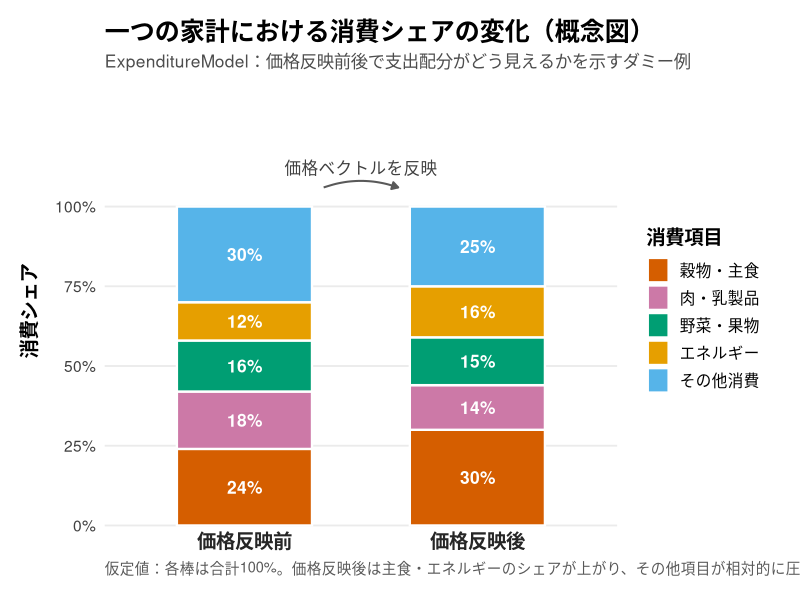

R code for this plot:
suppressPackageStartupMessages({
  library(dplyr)
  library(ggplot2)
  library(scales)
})

output_dir <- "output/260625_concept"
dir.create(output_dir, recursive = TRUE, showWarnings = FALSE)

share_df <- tibble::tribble(
  ~state, ~item, ~share,
  "価格反映前", "穀物・主食", 0.24,
  "価格反映前", "肉・乳製品", 0.18,
  "価格反映前", "野菜・果物", 0.16,
  "価格反映前", "エネルギー", 0.12,
  "価格反映前", "その他消費", 0.30,
  "価格反映後", "穀物・主食", 0.30,
  "価格反映後", "肉・乳製品", 0.14,
  "価格反映後", "野菜・果物", 0.15,
  "価格反映後", "エネルギー", 0.16,
  "価格反映後", "その他消費", 0.25
)

state_levels <- c("価格反映前", "価格反映後")
item_levels <- c("その他消費", "エネルギー", "野菜・果物", "肉・乳製品", "穀物・主食")

plot_df <- share_df %>%
  mutate(
    state = factor(.data$state, levels = state_levels),
    item = factor(.data$item, levels = item_levels)
  ) %>%
  mutate(label = percent(.data$share, accuracy = 1))

label_df <- plot_df %>%
  filter(.data$share >= 0.08)

fill_values <- c(
  "穀物・主食" = "#D55E00",
  "肉・乳製品" = "#CC79A7",
  "野菜・果物" = "#009E73",
  "エネルギー" = "#E69F00",
  "その他消費" = "#56B4E9"
)

font_family <- if (.Platform$OS.type == "windows") "Yu Gothic" else ""

p <- ggplot(plot_df, aes(x = .data$state, y = .data$share, fill = .data$item)) +
  geom_col(width = 0.58, color = "white", linewidth = 0.8) +
  geom_text(
    data = label_df,
    aes(label = .data$label),
    position = position_stack(vjust = 0.5),
    color = "white",
    fontface = "bold",
    size = 4.4,
    show.legend = FALSE,
    family = font_family
  ) +
  annotate(
    "curve",
    x = 1.34,
    xend = 1.66,
    y = 1.06,
    yend = 1.06,
    curvature = -0.18,
    arrow = arrow(length = unit(0.18, "cm"), type = "closed"),
    linewidth = 0.7,
    color = "grey35"
  ) +
  annotate(
    "text",
    x = 1.5,
    y = 1.12,
    label = "価格ベクトルを反映",
    size = 4.2,
    color = "grey25",
    family = font_family
  ) +
  scale_fill_manual(values = fill_values, breaks = rev(item_levels), drop = FALSE) +
  scale_y_continuous(
    labels = percent_format(accuracy = 1),
    breaks = seq(0, 1, by = 0.25),
    expand = expansion(mult = c(0, 0.16))
  ) +
  coord_cartesian(ylim = c(0, 1.16), clip = "off") +
  labs(
    title = "一つの家計における消費シェアの変化（概念図）",
    subtitle = "ExpenditureModel：価格反映前後で支出配分がどう見えるかを示すダミー例",
    x = NULL,
    y = "消費シェア",
    fill = "消費項目",
    caption = "仮定値：各棒は合計100%。価格反映後は主食・エネルギーのシェアが上がり、その他項目が相対的に圧縮される例。"
  ) +
  theme_minimal(base_size = 14, base_family = font_family) +
  theme(
    plot.title = element_text(face = "bold", size = 18, margin = margin(b = 6)),
    plot.subtitle = element_text(size = 12.5, color = "grey30", margin = margin(b = 18)),
    plot.caption = element_text(size = 10.5, color = "grey35", hjust = 0),
    axis.text.x = element_text(face = "bold", size = 14, color = "grey15"),
    axis.text.y = element_text(color = "grey25"),
    axis.title.y = element_text(face = "bold", margin = margin(r = 10)),
    panel.grid.major.x = element_blank(),
    panel.grid.minor = element_blank(),
    legend.position = "right",
    legend.title = element_text(face = "bold"),
    legend.key.height = unit(0.7, "cm"),
    plot.margin = margin(16, 22, 16, 16)
  )

out_png <- file.path(output_dir, "expenditure_share_before_after_concept.png")
ggsave(out_png, p, width = 9.6, height = 6.2, dpi = 300, bg = "white")

cat("Saved:", out_png, "\n")
